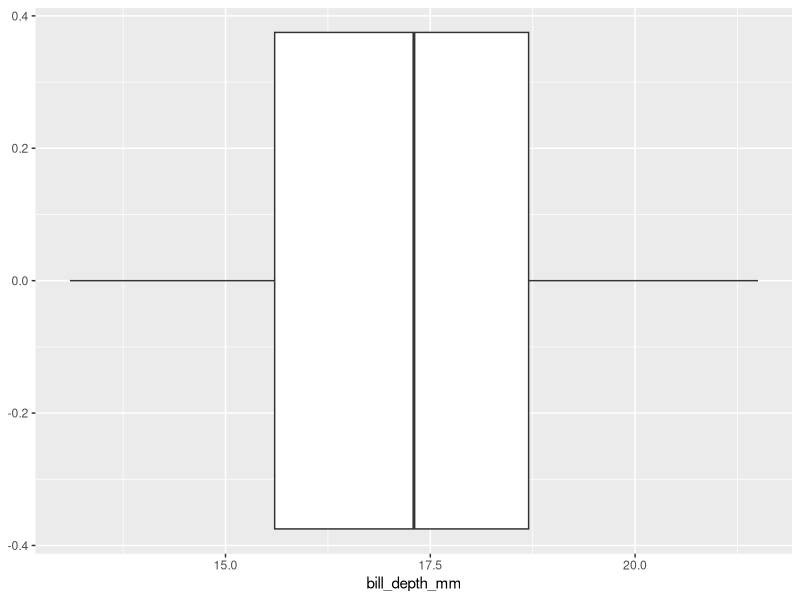

The R source for this figure:
library(tidyverse)
install.packages("palmerpenguins")
library(palmerpenguins)

penguins %>%
  ggplot(aes(x = bill_depth_mm)) +
  geom_boxplot()

# Hi there!
